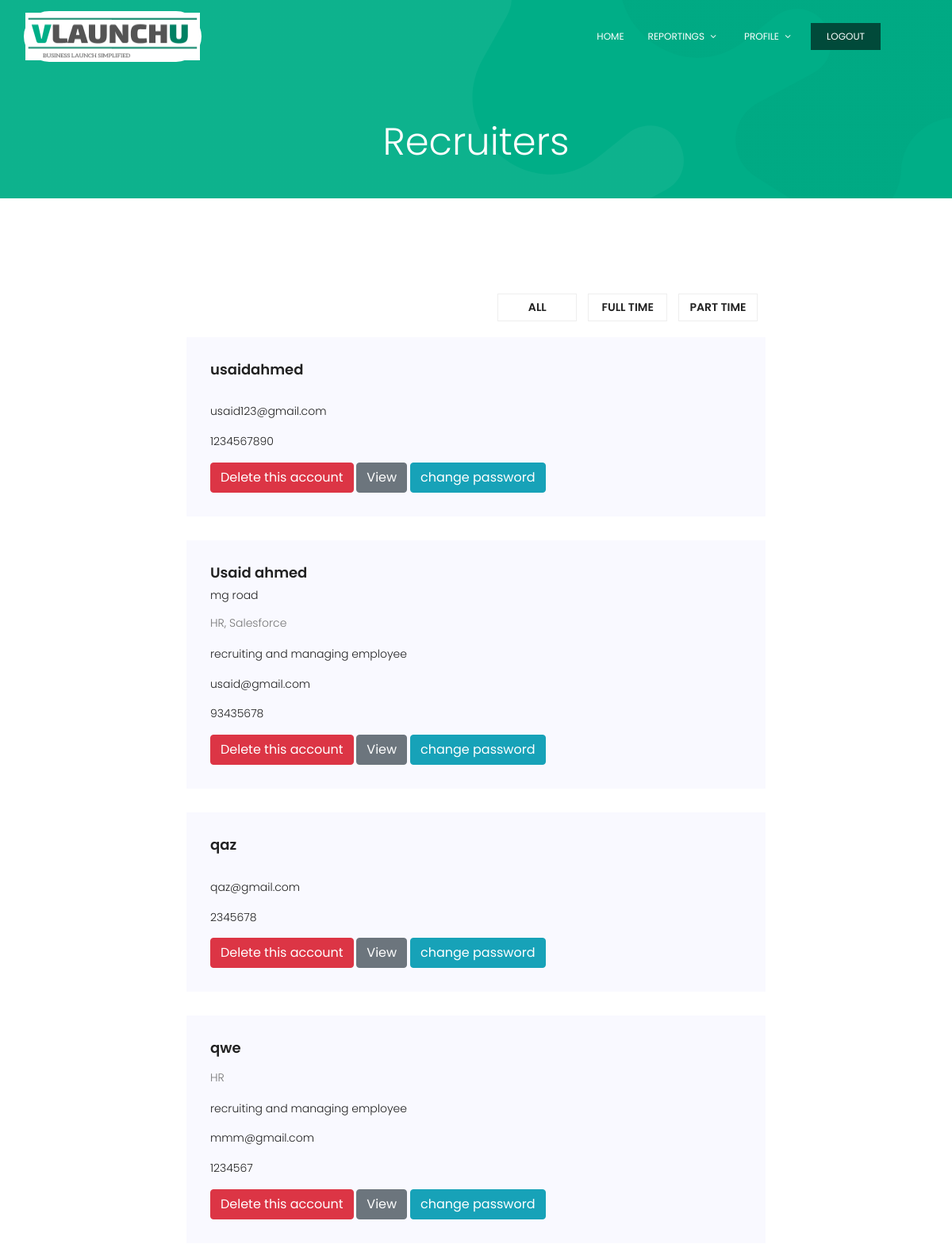
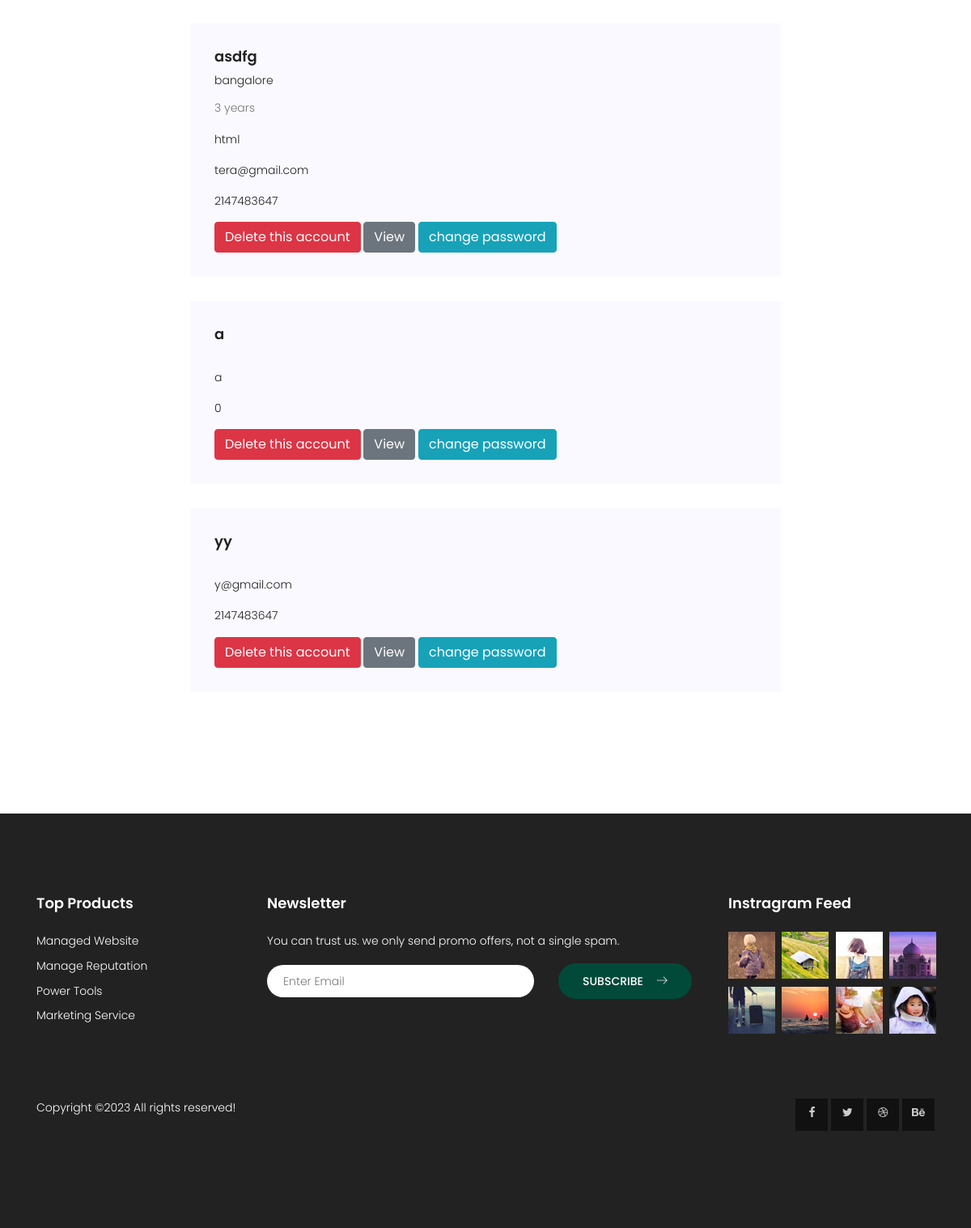
Screenshot of /admin/recruiter.php with the database file from the repository (2 pictures, top to bottom).
### tables this page shows
CREATE TABLE `recruiter` (
  `rid` int(11) NOT NULL,
  `rname` varchar(255) NOT NULL,
  `remail` varchar(255) NOT NULL,
  `rpassword` varchar(255) NOT NULL,
  `rnum` int(20) NOT NULL,
  `rimage` text NOT NULL,
  `usertype` varchar(255) NOT NULL,
  `raddress` varchar(255) NOT NULL,
  `reducation` varchar(255) NOT NULL,
  `rskills` varchar(255) NOT NULL,
  `rexperience` varchar(255) NOT NULL,
  `rcity` varchar(255) NOT NULL
);

### admin/recruiter.php (the view, shortened to what this page needs)
        <section class="banner-area relative" id="home">
                    <div class="overlay overlay-bg"></div>
                    <div class="container" style="height: 220px;" >
                        <div class="row d-flex align-items-center justify-content-center">
                            <div class="about-content col-lg-12">
                                <h1 class="text-white">
                                    Recruiters
                                </h1>
                            </div>
                        </div>
                    </div>
            </section>
                <?php
include('./header.php');
?>
<section class="post-area section-gap">
				<div class="container">
					<div class="row justify-content-center d-flex">
						<div class="col-lg-8 post-list">
							<ul class="cat-list">
								<li><a href="#">All</a></li>
								<li><a href="#">Full Time</a></li>
								<li><a href="#">part Time</a></li>
							</ul>
							<?php
							$sql = "SELECT * FROM recruiter" ;
							$result = $conn->query($sql);
							if($result->num_rows > 0)
							{
								while($row = $result -> fetch_assoc())
								{
							?>
							<div class="single-post d-flex flex-row">
								<div class="details">
									<div class="title d-flex flex-row justify-content-between">
										<div class="titles">
											<form action="" method="POST" class="d-inline">
											<button class="hidebtn" type="submit" name="view" value="view"><h4><?php echo $row['rname']; ?></h4></button>
											</form>
											<h6><?php echo $row['raddress']; ?></h6>
										</div>
									</div>
									<p>
									<?php echo $row['rexperience']; ?>
									</p>
									<p class="address"> <?php echo $row['rskills']; ?> </p>
									<p class="address"> <?php echo $row['remail']; ?></p>
									<p class="address"><?php echo $row['rnum']; ?> </p>
                                    <ul class="btns">
                                        <form action="" method="POST" class="d-inline">
										<button type="submit" class="btn job-view bt btn-danger" name="delete" value="delete">Delete this account</button>
										</form>
										<form action="" method="POST" class="d-inline">
										<button type="submit" class="btn job-view  btn-secondary" name="view" value="view">View</button>
										</form>
										<form action="passrecruiter.php" method="POST" class="d-inline">
										<button type="submit" class="btn job-view btn-info" name="change" value="change">change password</button>
										</form>
										</ul>
                                </div>
							</div>
							<?php
                			}
                			}
                            else {
                                echo "0 result";
                            		}
                			?>
                        </div>
                    </div>
                </div>
</section>
<?php
include('./footer.php');
?>

### admin/header.php (shortened to what this page needs)
<!DOCTYPE html>
<html lang="zxx" class="no-js">
<head>
	<link rel="stylesheet" href="https://cdnjs.cloudflare.com/ajax/libs/font-awesome/5.13.1/css/all.min.css" />
	<link rel="stylesheet" href="https://cdn.jsdelivr.net/npm/ti-icons@0.1.2/css/themify-icons.css">
		<link rel="stylesheet" href="../css/linearicons.css">
		<link rel="stylesheet" href="../css/font-awesome.min.css">
		<link rel="stylesheet" href="../css/bootstrap.css">
		<link rel="stylesheet" href="../css/magnific-popup.css">
		<link rel="stylesheet" href="../css/nice-select.css">
		<link rel="stylesheet" href="../css/animate.min.css">
		<link rel="stylesheet" href="../css/owl.carousel.css">
		<link rel="stylesheet" href="../css/main.css">
	</head>
	<body>
		<header id="header" id="home">
		    <div class="container">
		    	<div class="row align-items-center justify-content-between d-flex">
			      <div id="logo">
			        <a href="index.html"><img src="../img/logo.png" width="220px" height="60px" alt="" title="" /></a>
			      </div>
			      <nav id="nav-menu-container">
			        <ul class="nav-menu">
			          <li class="menu-active"><a href="admin.php">Home</a></li>
					  <li class="menu-has-children"><a href="">Reportings</a>
			          </li>
					  <li class="menu-has-children"><a href="">Profile</a>
			          </li>
			          <li><a class="ticker-btn" href="../logout.php">Logout</a></li>
			        </ul>
			      </nav>
		    	</div>
		    </div>
		</header>

### admin/footer.php (shortened to what this page needs)
			<footer class="footer-area section-gap">
				<div class="container">
					<div class="row">
						<div class="col-lg-3  col-md-12">
							<div class="single-footer-widget">
								<h6>Top Products</h6>
								<ul class="footer-nav">
									<li><a href="#">Managed Website</a></li>
									<li><a href="#">Manage Reputation</a></li>
									<li><a href="#">Power Tools</a></li>
									<li><a href="#">Marketing Service</a></li>
								</ul>
							</div>
						</div>
						<div class="col-lg-6  col-md-12">
							<div class="single-footer-widget newsletter">
								<h6>Newsletter</h6>
								<p>You can trust us. we only send promo offers, not a single spam.</p>
								<div id="mc_embed_signup">
									<form target="_blank" novalidate="true" action="https://spondonit.us12.list-manage.com/subscribe/post?u=1462626880ade1ac87bd9c93a&amp;id=92a4423d01" method="get" class="form-inline">
										<div class="form-group row" style="width: 100%">
											<div class="col-lg-8 col-md-12">
												<input name="EMAIL" placeholder="Enter Email" onfocus="this.placeholder = ''" onblur="this.placeholder = 'Enter Email '" required="" type="email">
											</div>
											<div class="col-lg-4 col-md-12">
												<button class="nw-btn primary-btn">Subscribe<span class="lnr lnr-arrow-right"></span></button>
											</div>
										</div>
									</form>
								</div>
							</div>
						</div>
						<div class="col-lg-3  col-md-12">
							<div class="single-footer-widget mail-chimp">
								<h6 class="mb-20">Instragram Feed</h6>
								<ul class="instafeed d-flex flex-wrap">
									<li><img src="../img/i1.jpg" alt=""></li>
									<li><img src="../img/i2.jpg" alt=""></li>
									<li><img src="../img/i3.jpg" alt=""></li>
									<li><img src="../img/i4.jpg" alt=""></li>
									<li><img src="../img/i5.jpg" alt=""></li>
									<li><img src="../img/i6.jpg" alt=""></li>
									<li><img src="../img/i7.jpg" alt=""></li>
									<li><img src="../img/i8.jpg" alt=""></li>
								</ul>
							</div>
						</div>
					</div>
					<div class="row footer-bottom d-flex justify-content-between">
						<p class="col-lg-8 col-sm-12 footer-text m-0 text-white">
Copyright &copy;<script>document.write(new Date().getFullYear());</script> All rights reserved!
						</p>
						<div class="col-lg-4 col-sm-12 footer-social">
							<a href="#"><i class="fa fa-facebook"></i></a>
							<a href="#"><i class="fa fa-twitter"></i></a>
							<a href="#"><i class="fa fa-dribbble"></i></a>
							<a href="#"><i class="fa fa-behance"></i></a>
						</div>
					</div>
				</div>
			</footer>
		</body>
</html>

### rows the page displays
recruiter: rname "usaidahmed", remail "usaid123@gmail.com", rnum "1234567890"
recruiter: rname "Usaid ahmed", raddress "mg road", rexperience "HR, Salesforce", rskills "recruiting and managing employee", remail "usaid@gmail.com", rnum "93435678"
recruiter: rname "qaz", remail "qaz@gmail.com", rnum "2345678"
recruiter: rname "qwe", rexperience "HR", rskills "recruiting and managing employee", remail "mmm@gmail.com", rnum "1234567"
recruiter: rname "asdfg", raddress "bangalore", rexperience "3 years", rskills "html", remail "tera@gmail.com", rnum "2147483647"
recruiter: rname "a", remail "a", rnum "0"
recruiter: rname "yy", remail "y@gmail.com", rnum "2147483647"
